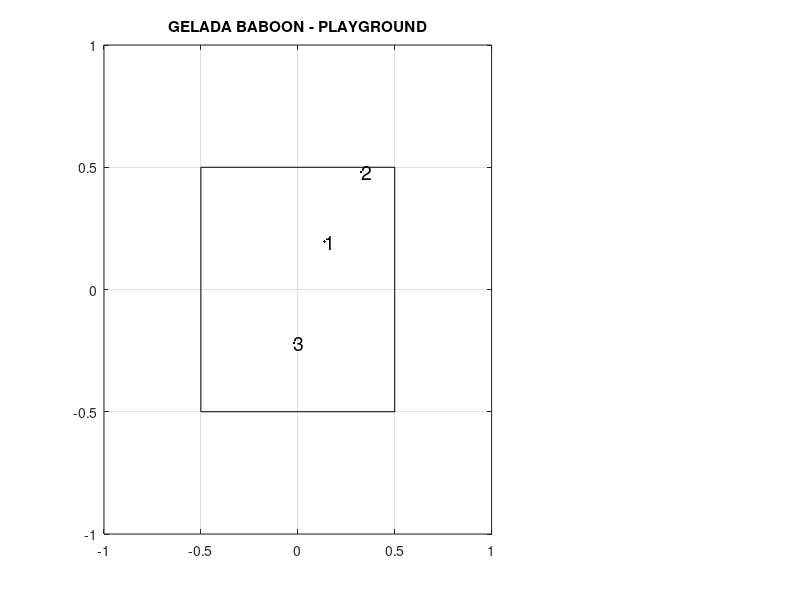

Write MATLAB code to recreate this figure. (Note: this script raises an error after producing the figure.)
field_size = 2;                         % size of the world
spawning_size = 1; 
num_gelas = 3;  
gela_nr = (1:num_gelas)'; 
i = 1;
nearest_gela = 2;
interact_dist=0.05;

dt = 0.5;

xpos = spawning_size*rand(num_gelas,1)-(spawning_size/2);   % x-positions at the beginning
ypos = spawning_size*rand(num_gelas,1)-(spawning_size/2);

%Plot whole Playground
subplot(1,3,1:2);
plot(xpos(:),ypos(:),'.','Color','k');
title('GELADA BABOON - PLAYGROUND');
grid on;
rectangle('Position',[-spawning_size/2,-spawning_size/2,spawning_size,spawning_size]);
%text(-0.6,-0.1,int2str(n));
axis([-(field_size/2) (field_size/2) -(field_size/2) (field_size/2)]);                  % set field size
text(xpos(:),ypos(:),int2str(gela_nr),'FontSize',14);

%hold off;
pause(1);
plotall(xpos,ypos,spawning_size,field_size,gela_nr,i,nearest_gela,1,dt);

xpos(i) = xpos(i)+x_move_to_individual(xpos(i),ypos(i),xpos(nearest_gela),ypos(nearest_gela),interact_dist);
ypos(i) = ypos(i)+y_move_to_individual(xpos(i),ypos(i),xpos(nearest_gela),ypos(nearest_gela),interact_dist);

plotall(xpos,ypos,spawning_size,field_size,gela_nr,i,nearest_gela,1,dt);

pause(1);

plotall(xpos,ypos,spawning_size,field_size,gela_nr,i,nearest_gela,1,dt);
